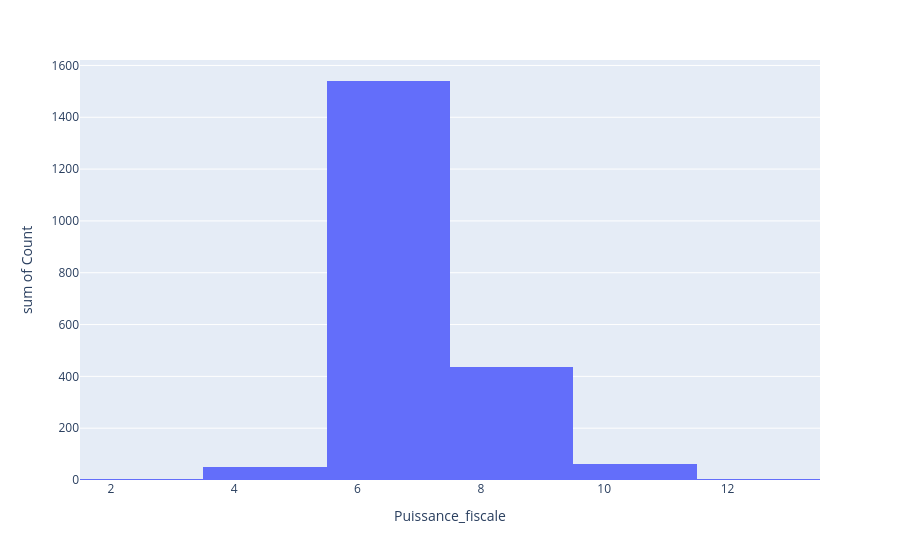

This figure's notebook cell:
### Code cell
PEUGEOT_cars_val=PEUGEOT_cars.value_counts().to_frame()
PEUGEOT_cars_val=PEUGEOT_cars_val.reset_index().drop(["Made"],axis=1)
PEUGEOT_cars_val.rename(columns={0:"Count"},inplace=True)
px.histogram(PEUGEOT_cars_val,
             y="Count",x="Puissance_fiscale"
             ,orientation="v"
             ,nbins=11
             ,histfunc='sum')

### Figure 1 — Plotly figure (JSON) as saved in the notebook; plotly's stock layout.template omitted (floating-point values rounded to 4 significant figures)
{"data": [{"alignmentgroup": "True", "bingroup": "x", "histfunc": "sum", "hovertemplate": "Puissance_fiscale=%{x}<br>sum of Count=%{y}<extra></extra>", "legendgroup": "", "marker": {"color": "#636efa", "pattern": {"shape": ""}}, "name": "", "nbinsx": 11, "offsetgroup": "", "orientation": "v", "showlegend": false, "type": "histogram", "x": [6, 7, 8, 9, 11, 5, 10, 4, 13, 2, 3], "xaxis": "x", "y": [1042, 498, 392, 43, 43, 42, 18, 8, 3, 1, 1], "yaxis": "y"}], "layout": {"barmode": "relative", "legend": {"tracegroupgap": 0}, "margin": {"t": 60}, "xaxis": {"anchor": "y", "domain": [0, 1], "title": {"text": "Puissance_fiscale"}}, "yaxis": {"anchor": "x", "domain": [0, 1], "title": {"text": "sum of Count"}}}}
